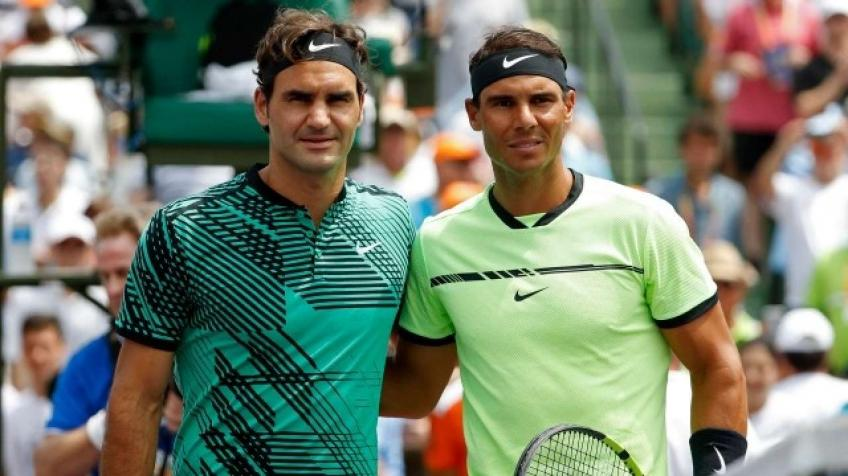
#> input picture Computer Vision/federernadal.jpg, 848 x 476 px
$ jupyter execute --allow-errors 'Image Processing and Analysis in OpenCV with Python.ipynb'   (shell and % lines are left out)
#> lines starting #> are read from the running program, lines starting #| are printed output that depends on the picture; after the words box and inside, x2 and y2 are one past the last pixel; in counts of white or black regions, pixels touching at a corner belong together
[cell 1]
# All imports

import cv2
from matplotlib import pyplot as plt

from pylab import rcParams

## Load Image

[cell 2]
picture_filename = "federernadal.jpg"
fedal = cv2.imread(picture_filename)
#> fedal is the input picture: shape (476, 848, 3); mean B, G, R 109.4, 128, 117.5
plt.imshow(fedal)

## Why is the image appearing blue?

Because BGR is the default OpenCV colour format. This means that blue and red planes get flipped.
Follow this answer on stackoverflow- https://stackoverflow.com/questions/42406338/why-cv2-imwrite-changes-the-color-of-pics
Let's check out solid colour palettes:

[cell 3]
col_pal = cv2.imread("colour_palette.jpg")
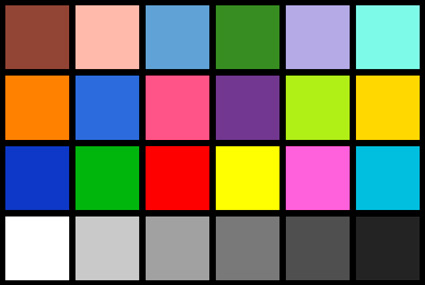
#> input picture Computer Vision/colour_palette.jpg, 425 x 285 px
#> col_pal is the input picture: shape (285, 425, 3); mean B, G, R 100, 116, 121.1
plt.imshow(col_pal)

[cell 4]
col_rgb = cv2.imread("rgbb.png")
#> (the rest of this cell did not finish here and is left out)

These are not the true colours in the image. So let's view it with cv2.COLOR_BGR2RGB, i.e. correct colour pixels.

[cell 5]
pal_img_corrected = cv2.cvtColor(col_pal, cv2.COLOR_BGR2RGB)
plt.imshow(pal_img_corrected)

#> (a cell that did not finish here is left out)

Continuing with the tutorial...

[cell 7]
img_corrected = cv2.cvtColor(fedal, cv2.COLOR_BGR2RGB)
plt.imshow(img_corrected)

[cell 8]
plt.axis("off") #remove axes ticks
plt.imshow(img_corrected)

[cell 9]
rcParams['figure.figsize'] = 10, 12

plt.axis("off") #remove axes ticks
plt.imshow(img_corrected)

[cell 10]
gray_fedal = cv2.cvtColor(fedal, cv2.COLOR_BGR2GRAY)
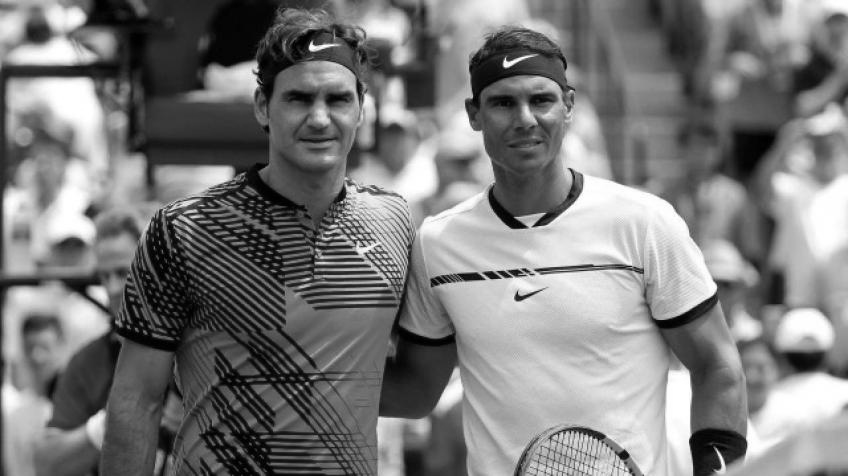
#> gray_fedal: shape (476, 848); min 0, max 255, mean 122.7

plt.imshow(gray_fedal, cmap = 'gray')
plt.axis("off") #remove axes ticks
plt.title('Grayscale Image')

[cell 11]
rcParams['figure.figsize'] = 10, 12
edges = cv2.Canny(img_corrected,
                  threshold1=100,
                  threshold2=200)
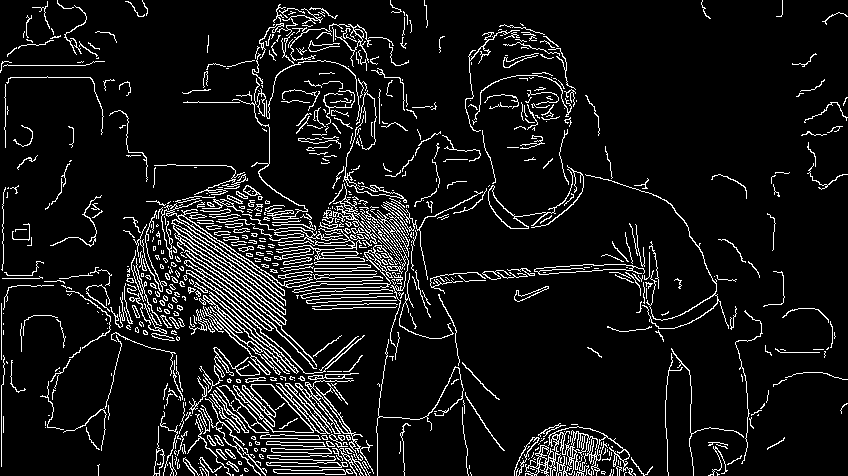
#> edges: shape (476, 848); 8.7% white in thin lines or dots

plt.imshow(edges,cmap = 'gray')
plt.title('Edge Image'), plt.xticks([]), plt.yticks([])

[cell 12]
rcParams['figure.figsize'] = 10, 12

edges = cv2.Canny(img_corrected,
                  threshold1=500,   ## try different values here
                  threshold2=500) ## try different values here
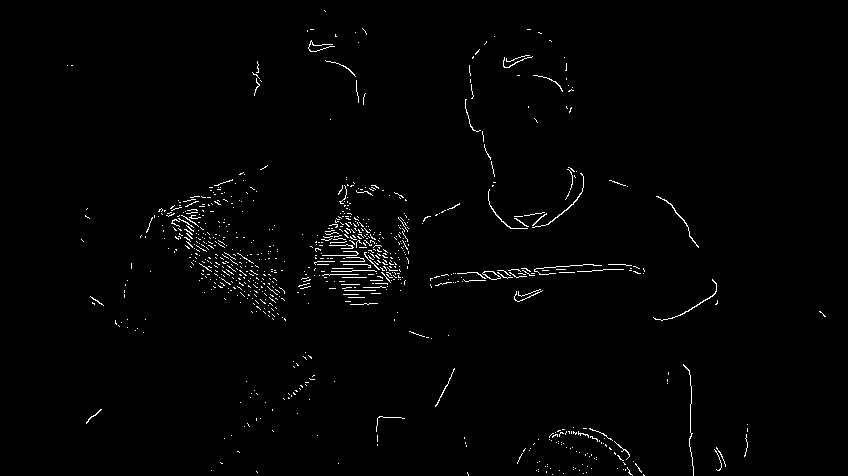
#> edges: shape (476, 848); 1.3% white in thin lines or dots, all inside (x1, y1, x2, y2) = (67, 10, 826, 476)

plt.imshow(edges,cmap = 'gray')
plt.title('Edge Image'), plt.xticks([]), plt.yticks([])

[cell 13]
rcParams['figure.figsize'] = 10, 12

edges = cv2.Canny(img_corrected,
                  threshold1=100,   ## try different values here
                  threshold2=500) ## try different values here
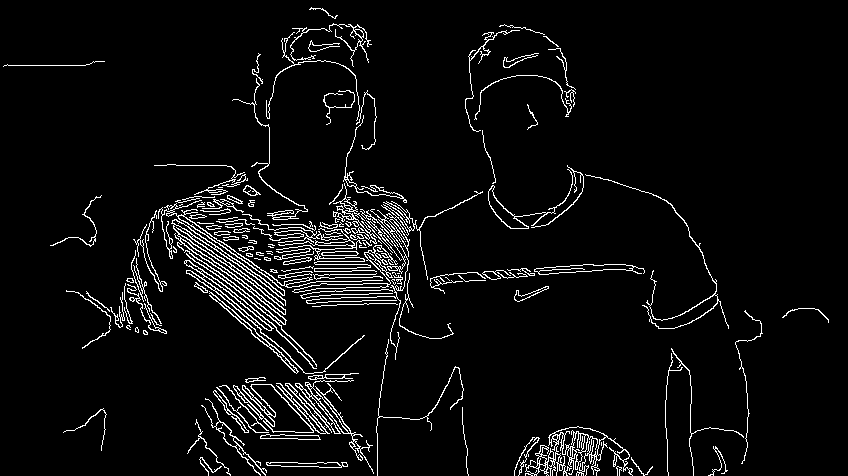
#> edges: shape (476, 848); 5% white in thin lines or dots

plt.imshow(edges,cmap = 'gray')
plt.title('Edge Image'), plt.xticks([]), plt.yticks([])

[cell 14]
import cv2
import numpy as np
from matplotlib import pyplot as plt

rcParams['figure.figsize'] = 8,4

plt.hist(gray_fedal.ravel(),256,[0,256])
plt.title('Histogram of Grayscale fedal.jpg')
plt.show()
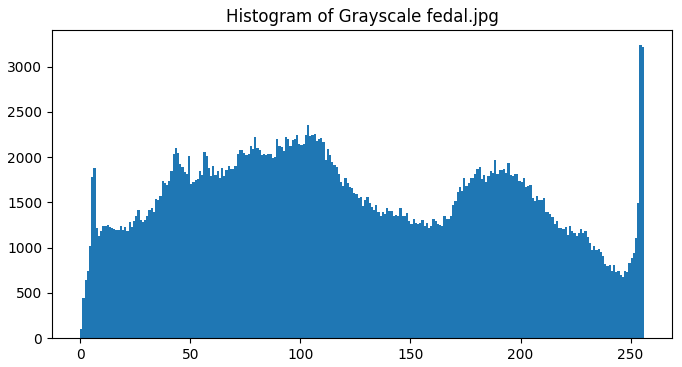
#> figure drawn by matplotlib, 1 panel; tallest bar 3244 high, from x = 254 to 255

[cell 15]
rcParams['figure.figsize'] = 10, 12

plt.axis("off") #remove axes ticks
plt.imshow(img_corrected)

[cell 16]
rcParams['figure.figsize'] = 8, 4

color = ('b','g','r')
for i,col in enumerate(color):
    histr = cv2.calcHist([fedal],[i],None,[256],[0,256])
    plt.plot(histr,color = col)
    plt.xlim([0,256])
plt.show()
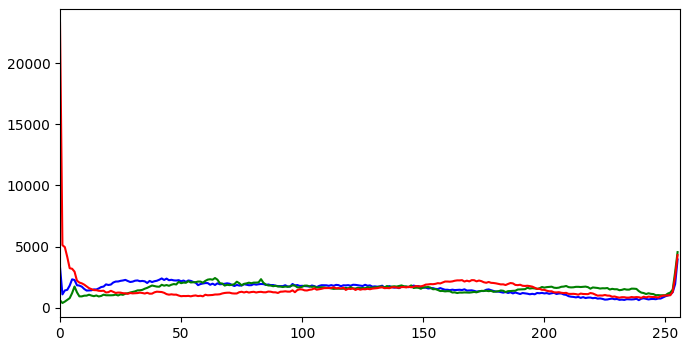
#> figure drawn by matplotlib, 1 panel; curve peaks at x = 255, y = 3941; curve peaks at x = 255, y = 4543; curve peaks at x = 0, y = 23275

[cell 17]
rcParams['figure.figsize'] = 8, 4

color = ('b','g','r')
#> (the rest of this cell did not finish here and is left out)

[cell 18]
rcParams['figure.figsize'] = 8, 4

color = ('b','g','r')
for i,col in enumerate(color):
    histr = cv2.calcHist([pal_img_corrected],[i],None,[256],[0,256])
    plt.plot(histr,color = col)
    plt.xlim([0,256])
plt.show()
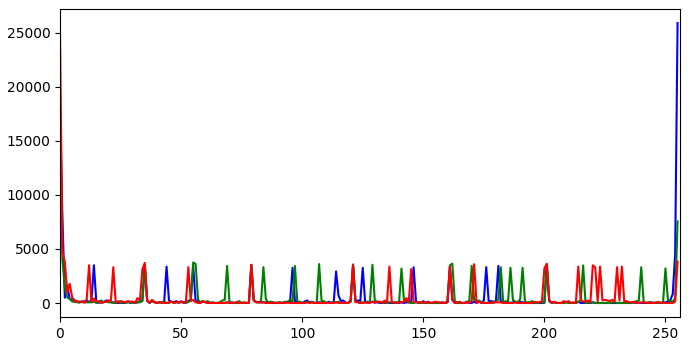
#> figure drawn by matplotlib, 1 panel; curve peaks at x = 255, y = 25902; curve peaks at x = 0, y = 17866; curve peaks at x = 0, y = 25107
